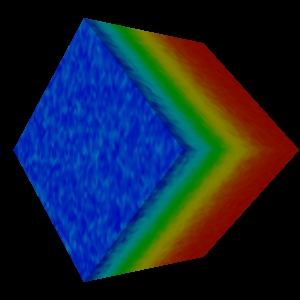

The Python source for this figure:
#!/usr/bin/env python

# Read a VPIC file and render charge density on the surface.

import os

import vtkmodules.vtkInteractionStyle  # noqa: F401
import vtkmodules.vtkRenderingFreeType  # noqa: F401
import vtkmodules.vtkRenderingOpenGL2  # noqa: F401

from vtkmodules.vtkFiltersGeometry import vtkDataSetSurfaceFilter
from vtkmodules.vtkIOVPIC import vtkVPICReader
from vtkmodules.vtkRenderingCore import (
    vtkActor,
    vtkPolyDataMapper,
    vtkRenderWindow,
    vtkRenderWindowInteractor,
    vtkRenderer,
)

# Source
data_dir = os.path.join(os.environ.get("VPE_DATA_DIR", os.path.dirname(os.path.abspath(__file__))), "VPIC")

vpic_reader = vtkVPICReader()
vpic_reader.SetFileName(os.path.join(data_dir, "global.vpc"))
vpic_reader.EnableAllPointArrays()
vpic_reader.Update()

# Filter
surface_filter = vtkDataSetSurfaceFilter()
surface_filter.SetInputConnection(vpic_reader.GetOutputPort())

# Mapper
density_mapper = vtkPolyDataMapper()
density_mapper.SetInputConnection(surface_filter.GetOutputPort())
density_mapper.SetScalarModeToUsePointFieldData()
density_mapper.SelectColorArray("Charge Density(Hhydro)")
density_mapper.SetScalarRange(0.06743, 1.197)

# Actor
density_actor = vtkActor()
density_actor.SetMapper(density_mapper)

# Renderer
renderer = vtkRenderer()
renderer.AddActor(density_actor)
renderer.SetBackground(0, 0, 0)

# Render window
render_window = vtkRenderWindow()
render_window.AddRenderer(renderer)
render_window.SetWindowName("vpic reader")
render_window.SetMultiSamples(0)
render_window.SetSize(300, 300)

# Interactor
interactor = vtkRenderWindowInteractor()
interactor.SetRenderWindow(render_window)

# Scene
render_window.Render()
renderer.GetActiveCamera().Roll(45)
renderer.GetActiveCamera().Azimuth(45)

interactor.Initialize()
interactor.Start()
